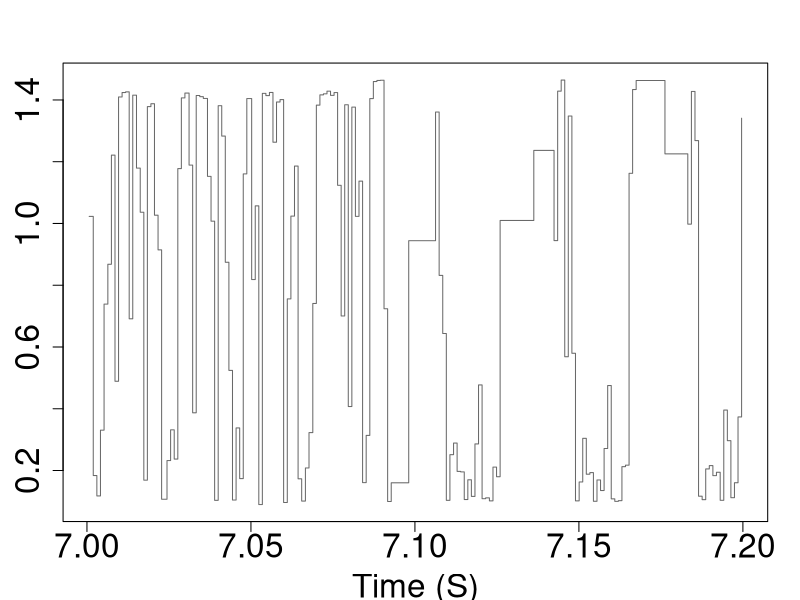

Write R code to recreate this figure.
df=read.table('ipc.txt')
names(df)=c("time","value")
t=(df$time-df$time[1])/1000000

pdf("/home/spica/work/ece590/figures/phases_zoomin.pdf",width=9,height=5)
op=par(mar=par("mar")/1.3)
plot(t[t>7.0&t<7.2],df$value[t>7.0&t<7.2],type='s',xlab="Time (S)",main="",cex.lab=2,cex=2,cex.axis=2,ylab="",col="dimgray")
dev.off()
